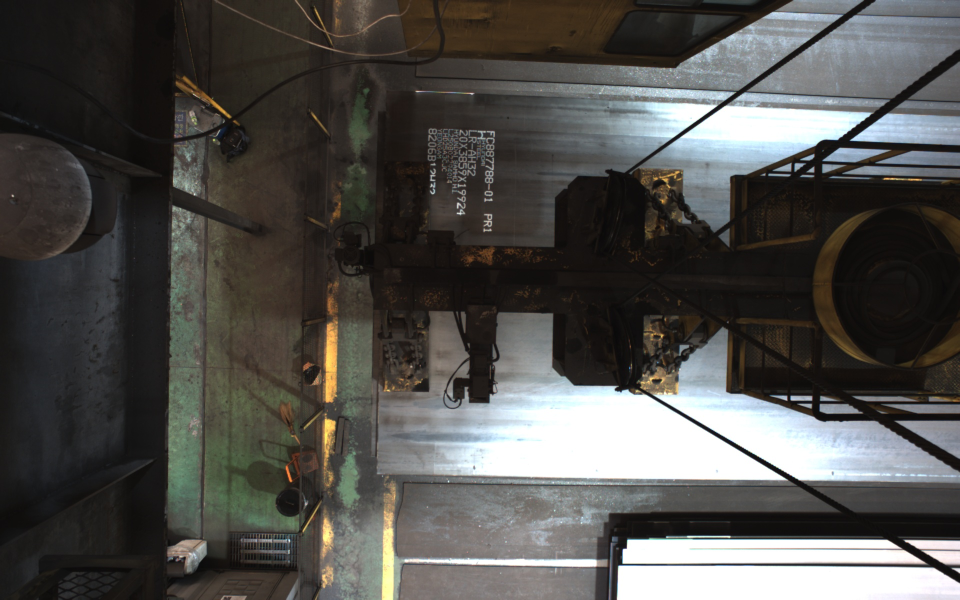
#> input picture magenet_init/sample.jpg, 1920 x 1200 px (shown at 1/2 size)
$ python magenet_init2.py
#> lines starting #> are read from the running program, lines starting #| are printed output that depends on the picture
'''
z크레인에 대한 Z값 까지 추정하는 코드

'''

import cv2
import numpy as np
import copy
from scipy.optimize import least_squares


def affine_matrix(param):
    tx, ty, theta = param[:3]
    """
    tx, ty: translation (pixel or world unit)
    theta: rotation (radian)
    """
    cos_t = np.cos(theta)
    sin_t = np.sin(theta)

    M = np.array([
        [cos_t, -sin_t, tx],
        [sin_t,  cos_t, ty],
        [0,      0,     1 ]
    ], dtype=float)

    return M

def crane_pose(param, crane_point):
    pose_matrix = affine_matrix(param)
    Z_from_magenet = param[3]

    crane_point_ = copy.deepcopy(crane_point)
    crane_point_[:,2] = 1.0
    crane_point_ = (pose_matrix @ crane_point_.T).T
    crane_point_[:,2] = Z_from_magenet
    return pose_matrix, Z_from_magenet ,crane_point_

def projection(param, crane_point, intrinsic, distortion):
    pose_matrix = affine_matrix(param)
    Z_from_magenet = param[3]

    crane_point_ = copy.deepcopy(crane_point)
    crane_point_[:,2] = 1.0
    crane_point_ = (pose_matrix @ crane_point_.T).T
    crane_point_[:,2] = Z_from_magenet

    # R, T (월드 → 카메라)
    rvec = np.array([[0], [0], [0]], dtype=np.float32)   # 회전 (Rodrigues)
    tvec = np.array([[0], [0], [5]], dtype=np.float32)   # z=5m 앞

    # 3D → 2D 투영
    image_points, _ = cv2.projectPoints(
        crane_point_,
        rvec,
        tvec,
        intrinsic,
        distortion
    )
    image_points = image_points.reshape(-1,2)
    return image_points


def cost_function(param, crane_point, corner_point, intrinsic, distortion):

    Z_from_magenet = param[3]
    crane_point[:,2] = Z_from_magenet

    image_points = projection(param, crane_point, intrinsic, distortion)

    cost = (corner_point.astype(np.float64) - image_points).reshape(-1)
    return cost


####################################

# 입력


intrinsic = np.array([
    [ 1.3856356e+03, -8.9599198e-01,  9.4715491e+02],
    [ 0.0000000e+00,  1.3882871e+03,  6.0742163e+02],
    [ 0.0000000e+00,  0.0000000e+00,  1.0000000e+00]
])
distortion = np.array([-0.085307,  0.079377,  0.000436, -0.000662])

#
# 0-------3------> X
# |       |
# |       |
# |       | 2.25
# |       |
# |       |
# |       |
# 1-------2
# |  0.45
# V
# Y

crane_point = np.array([
    [0.0, 0.0, 0.0],
    [0.0, 2.25, 0.0],
    [0.45, 2.25, 0.0],
    [0.45, 0.0, 0.0]
])


# 이미지 로드
image = cv2.imread("sample.jpg")
#> image is the input picture: shape (1200, 1920, 3); mean B, G, R 76.7, 79.7, 80.9
image = cv2.undistort(image, intrinsic, distortion)
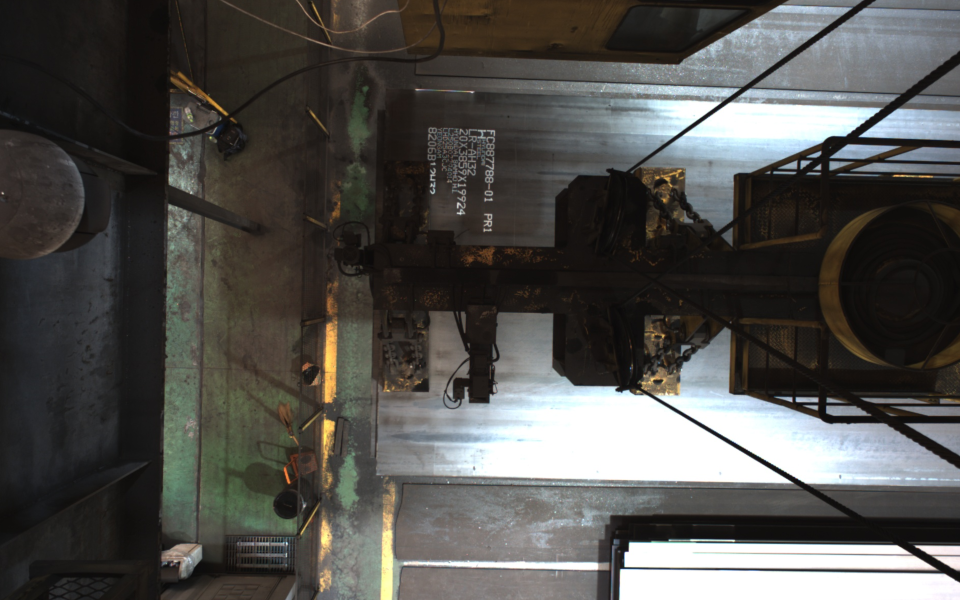
#> image: shape (1200, 1920, 3) (shown at 1/2 size); mean B, G, R 77, 80, 81.1

corner_point = np.array([
    [768, 322],
    [767, 782],
    [857, 782],
    [859, 323],
])

########################################################################
# 최적화

param = [0.0, 0.0, 0.0, 0.0] # tx, ty, theta, Z

result = least_squares(cost_function, param, args=(crane_point, corner_point, intrinsic, distortion))
result_translate_param = result.x
print(result,'\n')
print(result_translate_param.tolist(),'\n')


#############################
# 검산

image_points = projection(result_translate_param, crane_point, intrinsic, distortion)
image_points = image_points.astype(int)

# 각 코너에 초록 점 찍기(GT 정답)
for (x, y) in corner_point:
    image = cv2.circle(image, (x, y), 5, (0, 255, 0), -1)   # BGR = 빨강
#> image: shape (1200, 1920, 3); mean B, G, R 77, 80.1, 81.1

# 각 코너에 빨간 점 찍기
for (x, y) in image_points:
    image = cv2.circle(image, (x, y), 5, (0, 0, 255), -1)   # BGR = 빨강
#> image: shape (1200, 1920, 3); mean B, G, R 77, 80, 81.2

cv2.namedWindow("image", cv2.WINDOW_NORMAL)
cv2.imshow("image", image)
key = cv2.waitKey(0)
#> (key Esc is pressed here)


#############################

# 결과

pose_matrix, Z_from_magenet ,crane_point_ = crane_pose(result_translate_param, crane_point)


print(crane_point_)
print()
print(pose_matrix)
print(Z_from_magenet)
